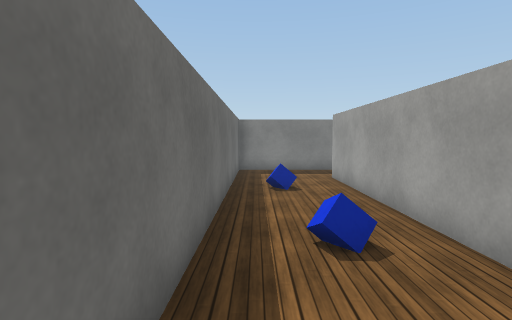
View 1 (above)

24 first-person views from a walk through a 3-D level made in the Unity game engine. The camera is 1.4 m above the floor, tilts 4° down and sees 80° across. The floor is counted in squares, 1 m on a side. Each view is taken from the middle of a square. On the plan, view 1 faces up. The plan holds only what a view shows up to about 14 squares ahead; the rest is blank. The player character is not drawn. Surface patterns are stand-ins for the level's own textures.

View 2
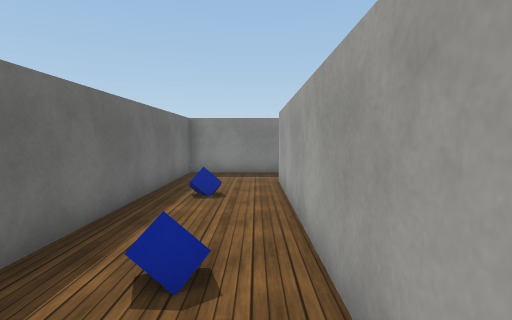

View 3
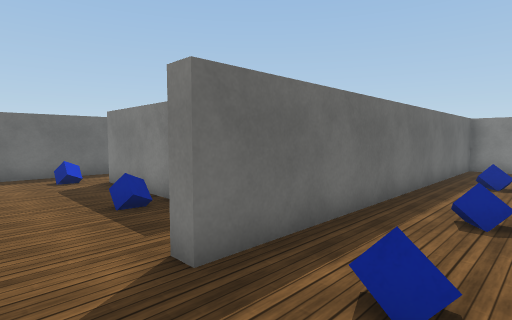

View 4
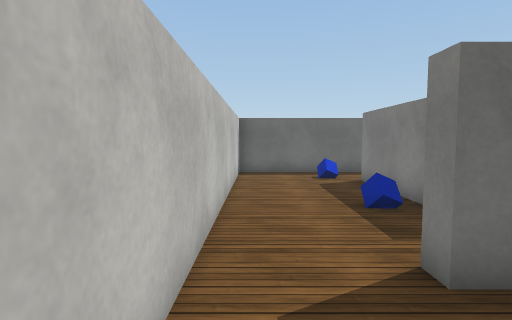

View 5
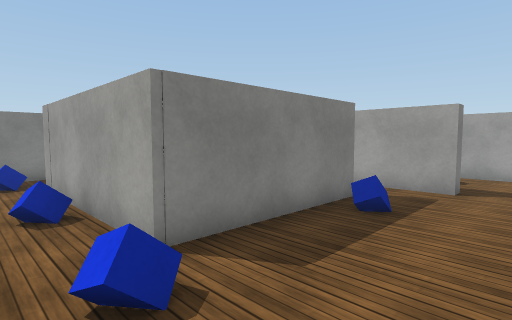

View 6
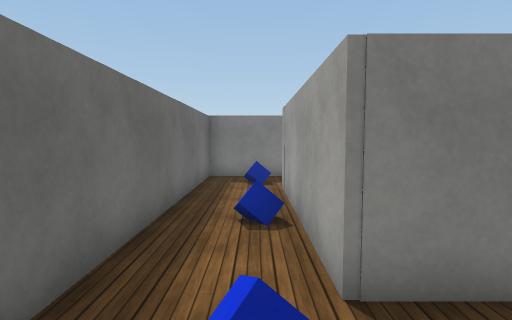

View 7
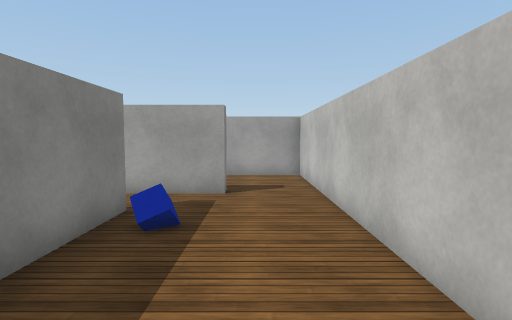

View 8
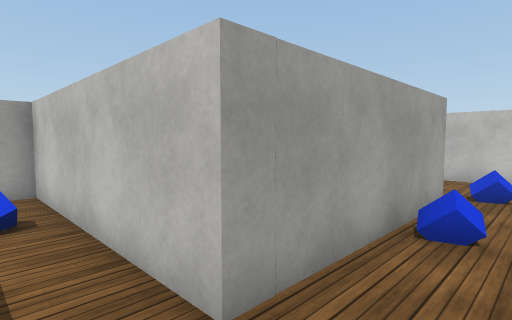

View 9
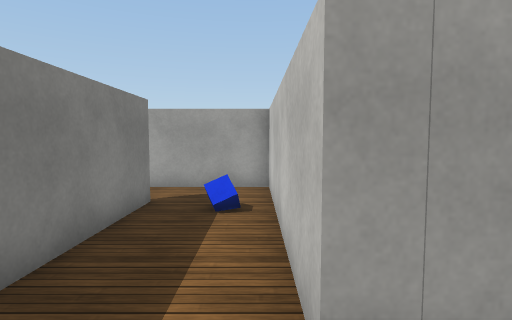

View 10
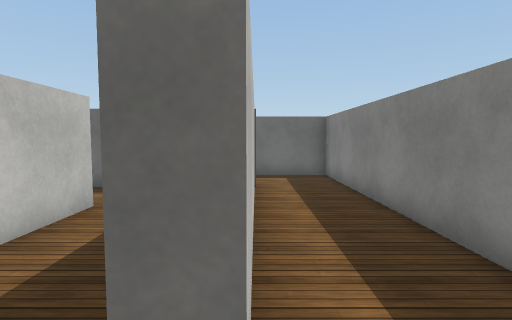

View 11
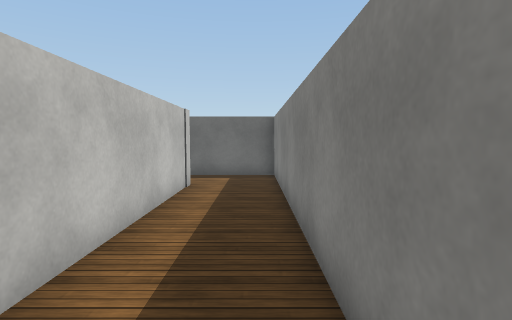

View 12
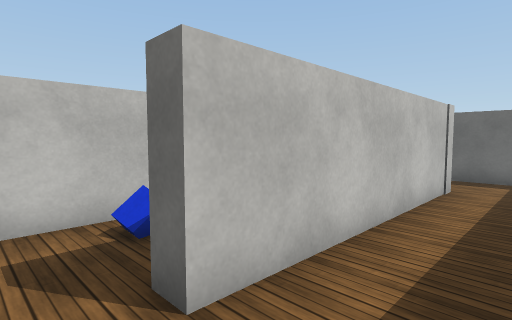

View 13
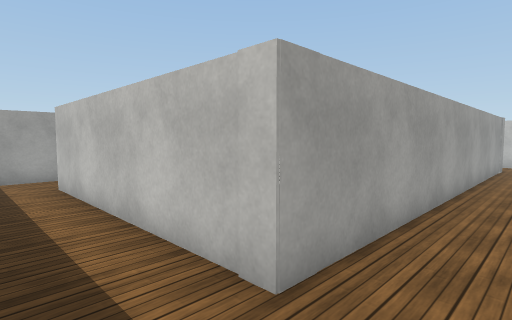

View 14
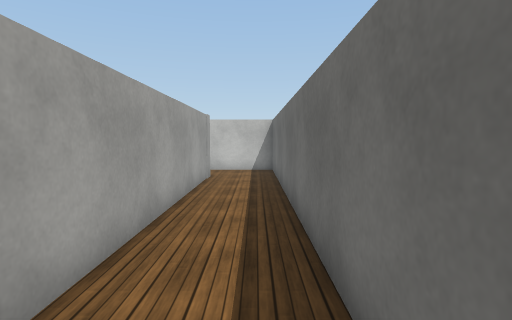

View 15
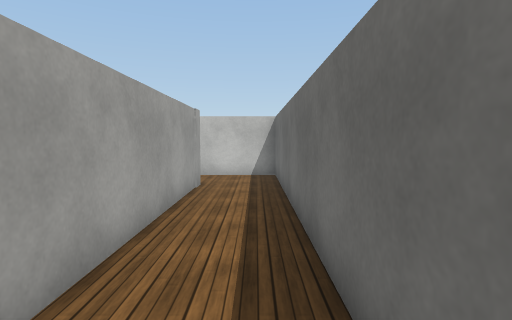

View 16
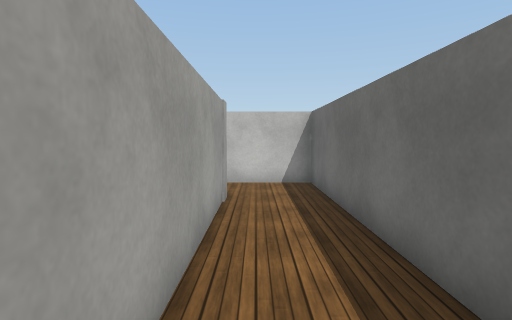

View 17
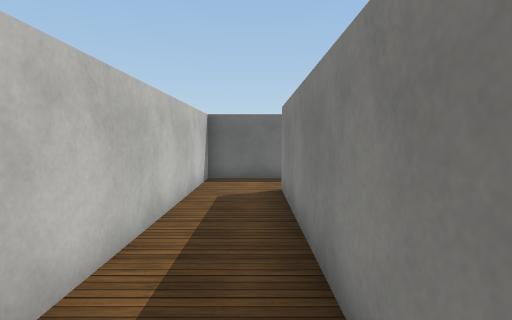

View 18
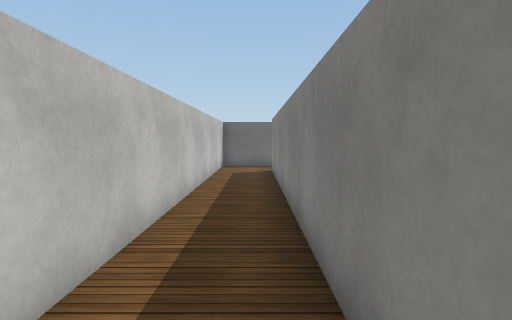

View 19
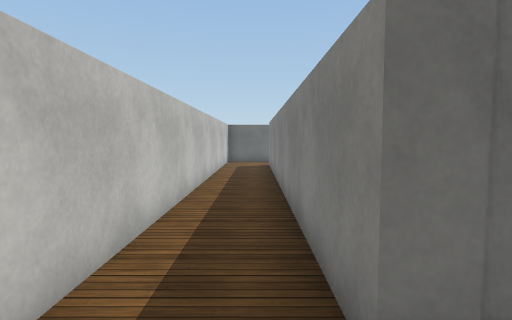

View 20
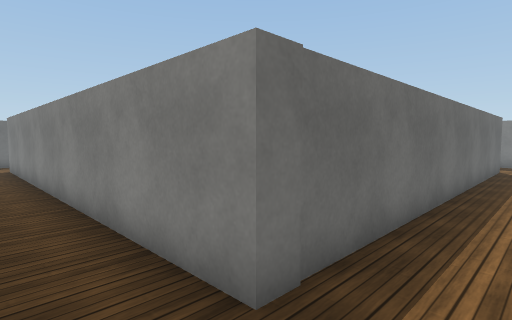

View 21
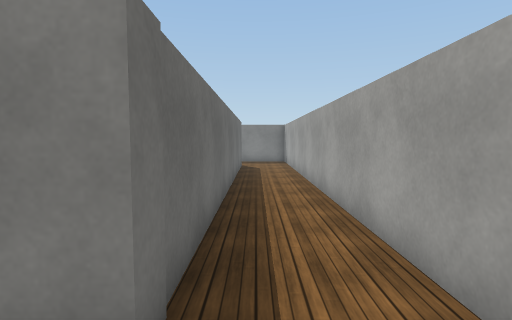

View 22
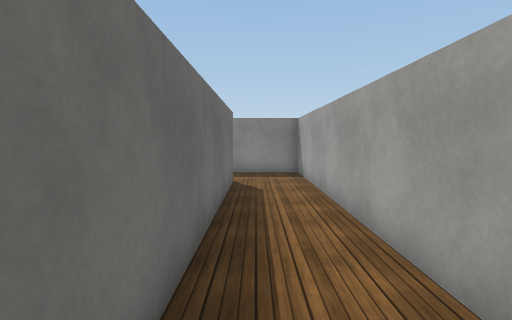

View 23
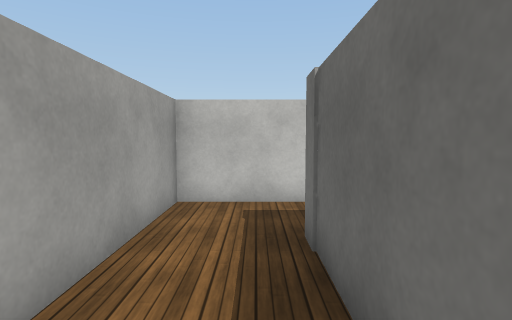

View 24
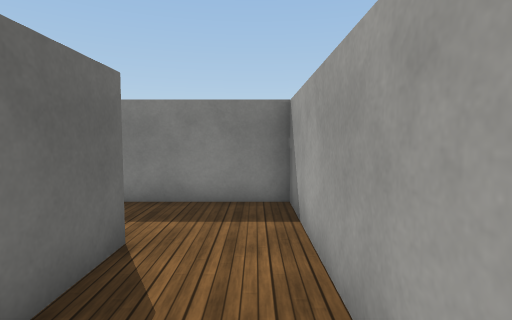

### Floor plan
Ten units are one square. View 1 is at (0, 0); x grows to the right and y downward. Boxes are objects, and circles mark ways between rooms. Rooms are numbered by the first view taken in them; rooms with no view inside come last. Other rooms are left out.
<svg viewBox="-143 -142 206 204">
<path fill="none" stroke="#000" d="M-14 27 28 27 28 -110M25 -137 -7 -137 -7 2 -13 2M-30 -15 -82 -15 -82 -76 -13 -76 -13 -96M-13 2 -13 -25M-33 -104 -107 -104 -107 27 -14 27M-13 -96 -13 -121M-28 -137 -138 -137 -138 -104M33 -110 33 33 -113 33 -113 -110 -33 -110 -33 -104M-138 -72 -138 57 58 57 58 -137 25 -137"/>
<rect x="5" y="-15" width="10" height="10" fill="#bbb"><title>blue block</title></rect>
<rect x="5" y="-45" width="10" height="10" fill="#bbb"><title>blue block</title></rect>
<rect x="5" y="-95" width="10" height="10" fill="#bbb"><title>blue block</title></rect>
<rect x="-95" y="-15" width="10" height="10" fill="#bbb"><title>blue block</title></rect>
<rect x="-95" y="-45" width="10" height="10" fill="#bbb"><title>blue block</title></rect>
<rect x="-95" y="-95" width="10" height="10" fill="#bbb"><title>blue block</title></rect>
<rect x="-45" y="-15" width="10" height="10" fill="#bbb"><title>blue block</title></rect>
<rect x="-45" y="-95" width="10" height="10" fill="#bbb"><title>blue block</title></rect>
<circle cx="-10" cy="15" r="3" fill="#2a7"/>
<circle cx="30" cy="-125" r="3" fill="#2a7"/>
<circle cx="-25" cy="-105" r="3" fill="#2a7"/>
<text x="10" y="-50">1</text>
<text x="-70" y="-10">2</text>
<text x="-30" y="-100">3</text>
</svg>
Room 1 opens to room 2. Room 1 opens to room 3. Room 2 opens to room 3.

Where each view was taken, in squares from view 1:
view 1: 0 up, 0 right, facing up
view 2: 1 up, 2 right, facing up
view 3: 2 down, 2 right, facing up-left
view 4: 2 down, 2 right, facing left
view 5: 2 down, 10 left, facing up-right
view 6: 1 down, 9 left, facing up
view 7: 1 down, 9 left, facing right
view 8: 9 up, 10 left, facing down-right
view 9: 8 up, 10 left, facing right
view 10: 11 up, 2 left, facing left
view 11: 13 up, 2 left, facing left
view 12: 13 up, 2 left, facing down-left
view 13: 13 up, 13 left, facing down-right
view 14: 8 up, 13 left, facing down
view 15: 6 up, 13 left, facing down
view 16: 4 up, 12 left, facing down
view 17: 4 down, 3 left, facing left
view 18: 4 down, 2 right, facing left
view 19: 4 down, 5 right, facing left
view 20: 5 down, 5 right, facing up-left
view 21: 5 down, 4 right, facing up
view 22: 1 up, 4 right, facing up
view 23: 1 up, 4 right, facing down
view 24: 7 up, 5 right, facing up
